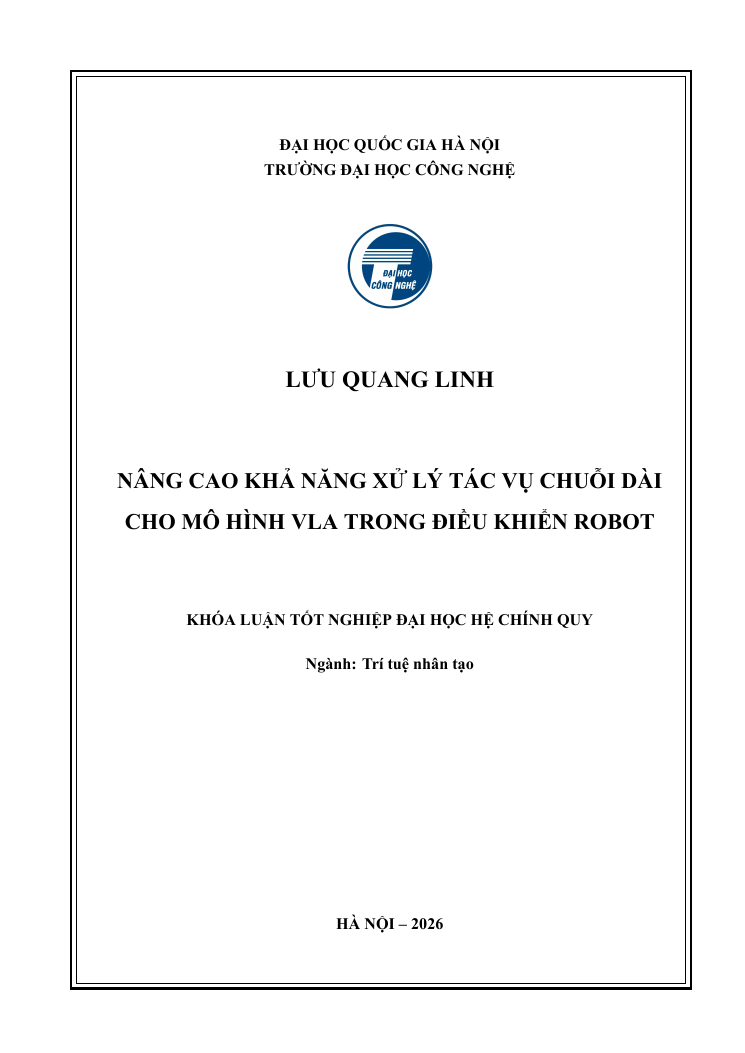
#> input picture tmp/pdfs/thesis-review-20261115-final/page-01.png, 745 x 1053 px; its folder holds only this picture in this run
$ python make_sheets.py
#> lines starting #> are read from the running program, lines starting #| are printed output that depends on the picture
from pathlib import Path
from PIL import Image, ImageOps, ImageDraw
import re
root = Path(__file__).parent
files = sorted(root.glob('page-*.png'), key=lambda p: int(re.search(r'-(\d+)\.png$', p.name).group(1)))
cols, rows = 4, 4
thumb_w, thumb_h = 300, 430
for start in range(0, len(files), cols * rows):
    batch = files[start:start + cols * rows]
    sheet = Image.new('RGB', (cols * thumb_w, rows * (thumb_h + 24)), 'white')
#> sheet: PIL image 1200x1816 RGB; every value is 255
    draw = ImageDraw.Draw(sheet)
    for j, path in enumerate(batch):
        im = Image.open(path).convert('RGB')
#> im is the input picture: PIL image 745x1053 RGB; mean R, G, B 247.3, 247.5, 247.7
        im.thumbnail((thumb_w - 12, thumb_h - 12))
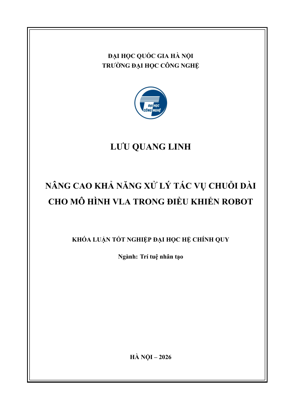
#> im: PIL image 288x407 RGB; mean R, G, B 247, 247.3, 247.5
        x, y = (j % cols) * thumb_w, (j // cols) * (thumb_h + 24)
        sheet.paste(im, (x + (thumb_w-im.width)//2, y + 3))
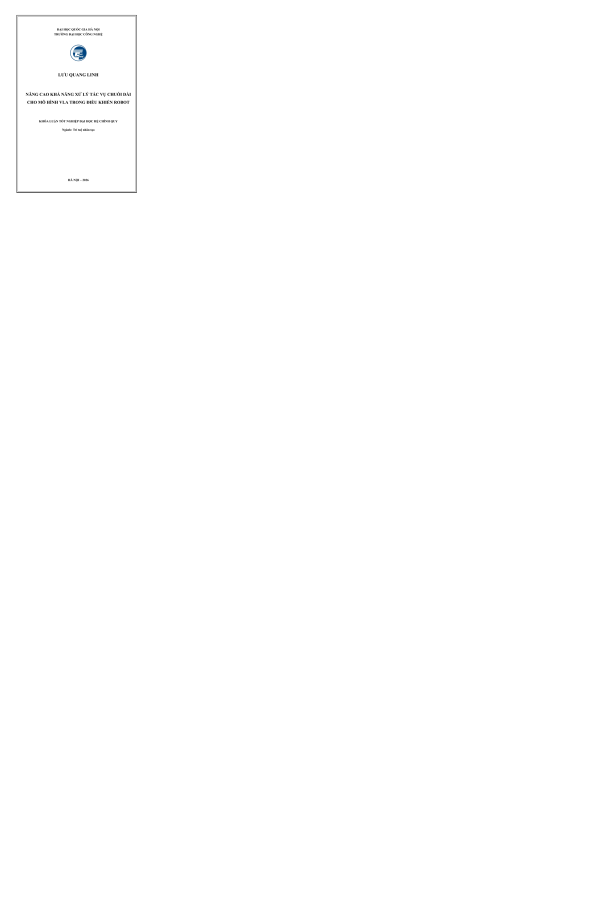
#> sheet: PIL image 1200x1816 RGB (shown at 1/2 size); mean R, G, B 254.6, 254.6, 254.6
        draw.text((x + 8, y + thumb_h + 2), f'Page {start+j+1}', fill='black')
    out = root / f'contact-{start//(cols*rows)+1:02d}.png'
    sheet.save(out)
    print(out.name, len(batch), sheet.size)
#| contact-01.png 1 (1200, 1816)

$ run again, on tmp/pdfs/thesis-review-20261115-final/page-06.png
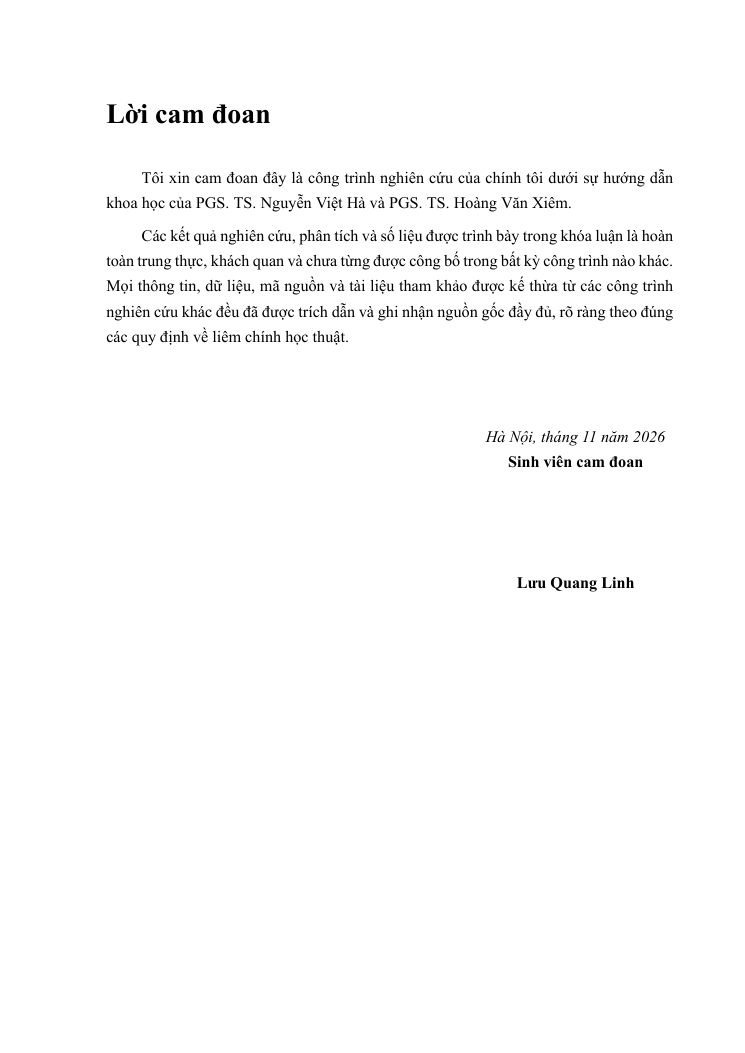
#> input picture tmp/pdfs/thesis-review-20261115-final/page-06.png, 745 x 1053 px
#> im is the input picture: PIL image 745x1053 RGB; min 0, max 255, mean 251.2
#> im: PIL image 288x407 RGB
#> `sheet.paste(im, (x + (thumb_w-im.width)//2, y + 3))`:
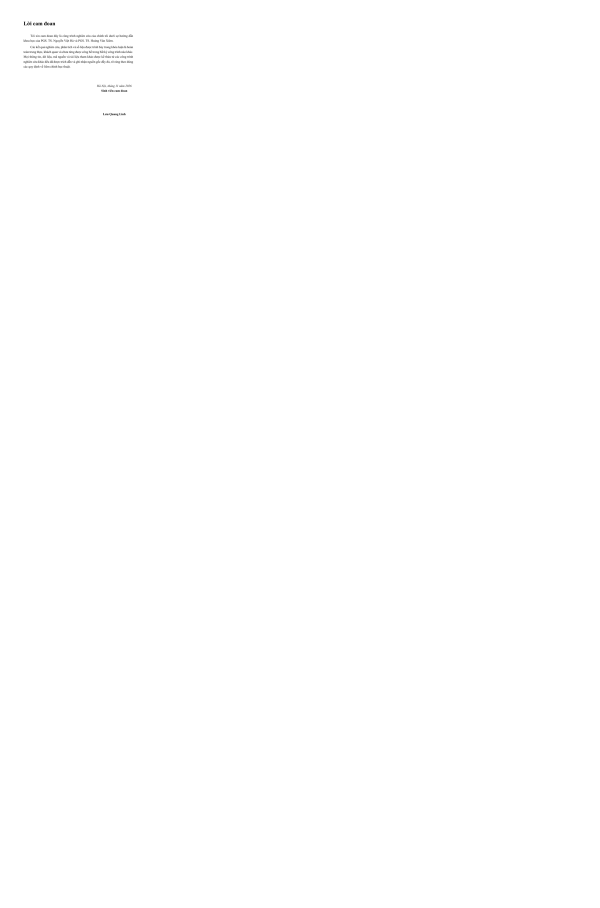
#> sheet: PIL image 1200x1816 RGB (shown at 1/2 size); min 0, max 255, mean 254.8
#| contact-01.png 1 (1200, 1816)

$ run again, on tmp/pdfs/thesis-review-20261115-final/page-07.png
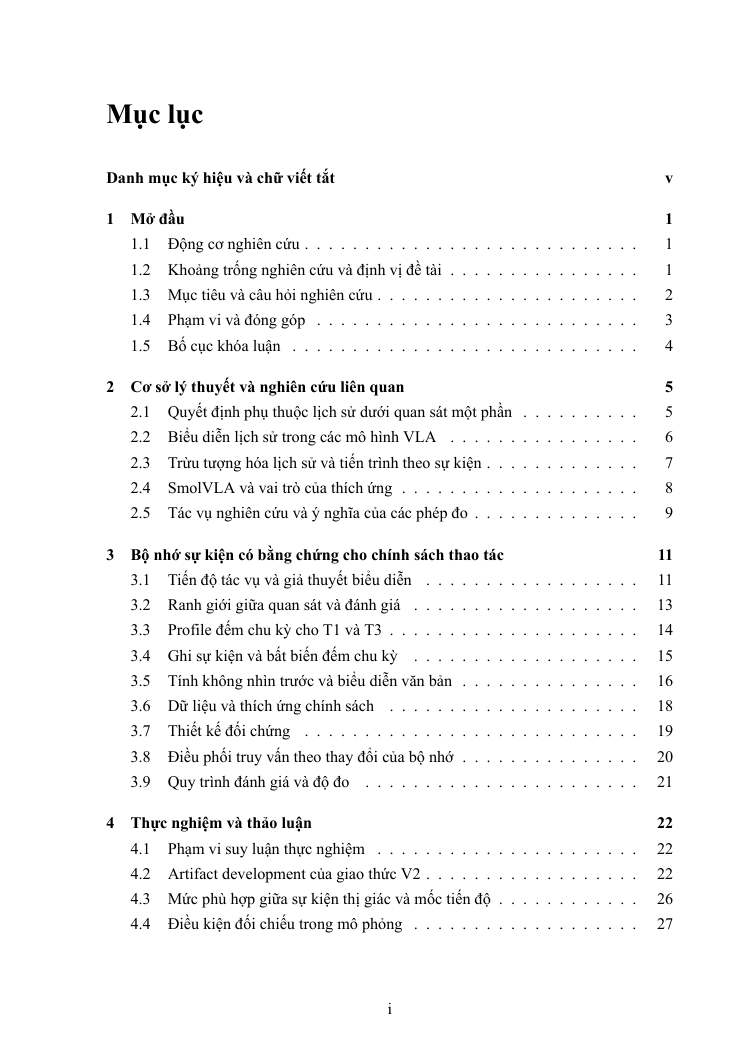
#> input picture tmp/pdfs/thesis-review-20261115-final/page-07.png, 745 x 1053 px
#> im is the input picture: PIL image 745x1053 RGB; min 0, max 255, mean 247.7
#> `im.thumbnail((thumb_w - 12, thumb_h - 12))`:
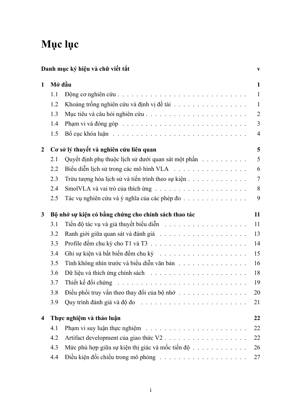
#> im: PIL image 288x407 RGB; min 0, max 255, mean 247.4
#> `sheet.paste(im, (x + (thumb_w-im.width)//2, y + 3))`:
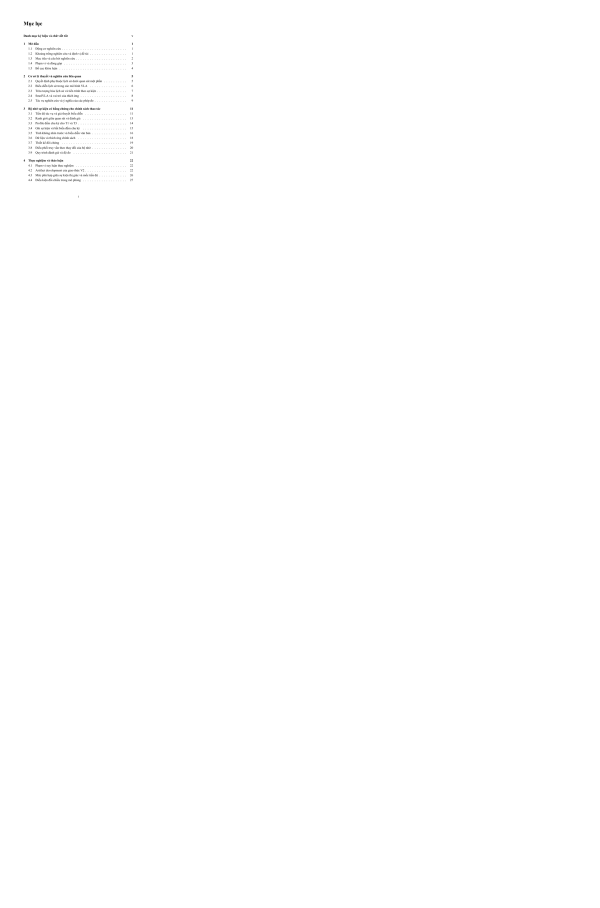
#> sheet: PIL image 1200x1816 RGB (shown at 1/2 size); min 0, max 255, mean 254.6
#| contact-01.png 1 (1200, 1816)

$ run again, on tmp/pdfs/thesis-review-20261115-final/page-02.png
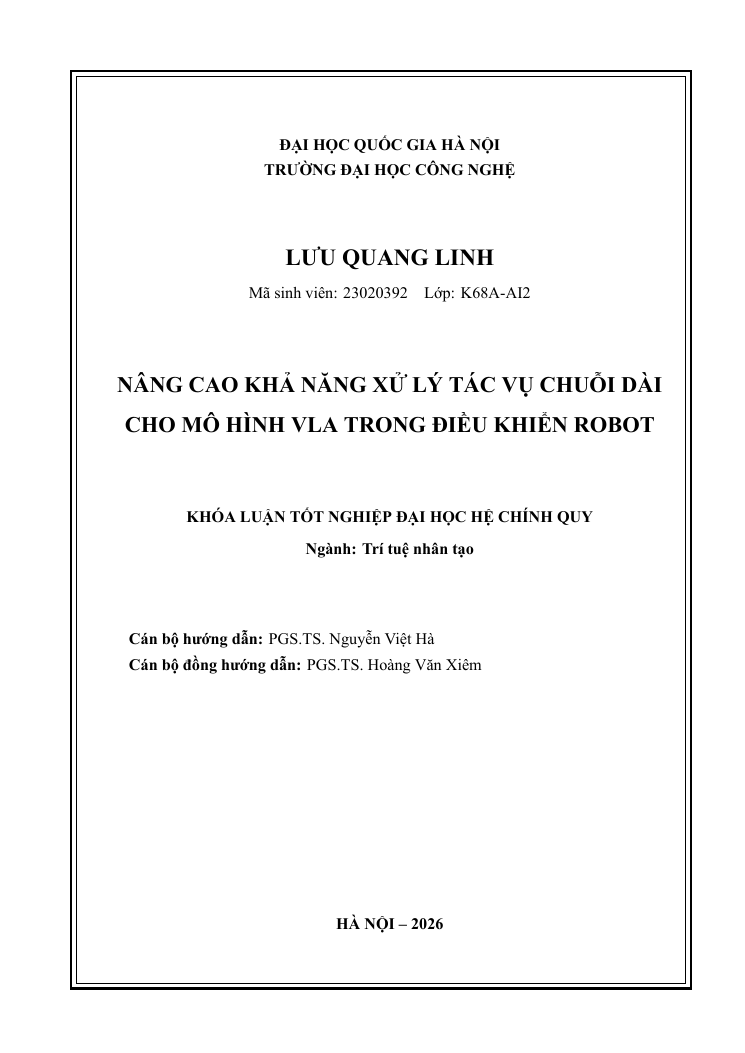
#> input picture tmp/pdfs/thesis-review-20261115-final/page-02.png, 745 x 1053 px
#> im is the input picture: PIL image 745x1053 RGB; min 0, max 255, mean 247.3
#> `im.thumbnail((thumb_w - 12, thumb_h - 12))`:
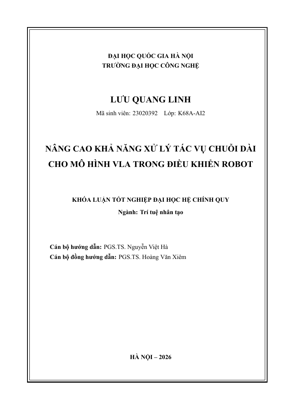
#> im: PIL image 288x407 RGB; min 0, max 255, mean 247.1
#> `sheet.paste(im, (x + (thumb_w-im.width)//2, y + 3))`:
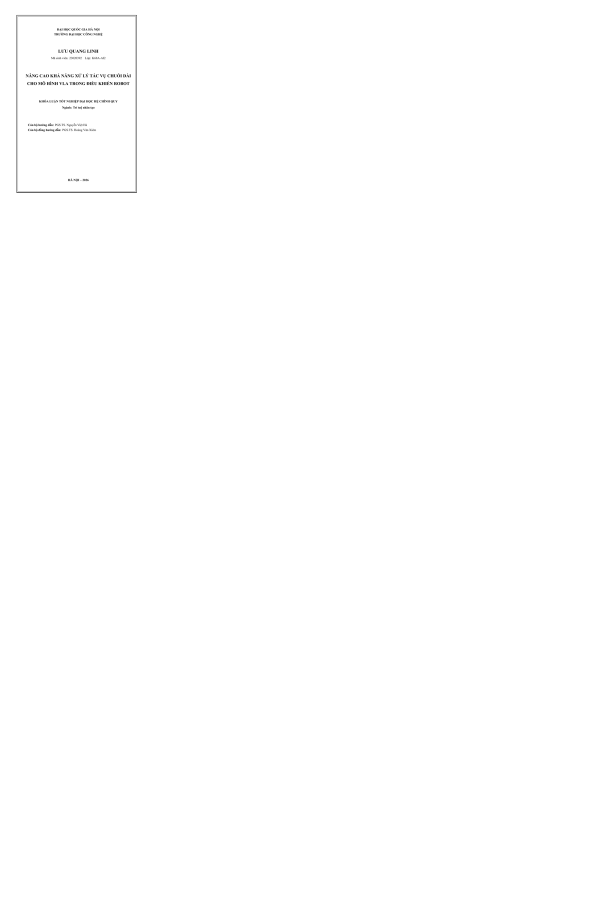
#> sheet: PIL image 1200x1816 RGB (shown at 1/2 size); min 0, max 255, mean 254.6
#| contact-01.png 1 (1200, 1816)
